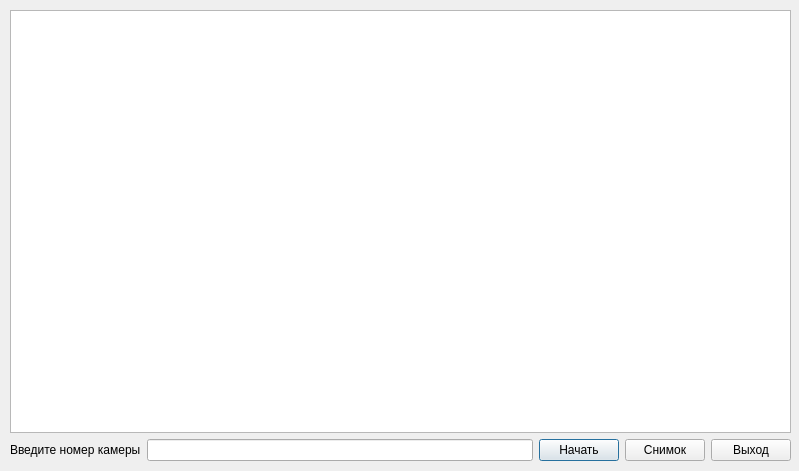
<?xml version="1.0" encoding="UTF-8"?>
<ui version="4.0">
 <class>Camera</class>
 <widget class="QDialog" name="Camera">
  <property name="geometry">
   <rect>
    <x>0</x>
    <y>0</y>
    <width>799</width>
    <height>471</height>
   </rect>
  </property>
  <property name="windowTitle">
   <string>Dialog</string>
  </property>
  <widget class="QWidget" name="gridLayoutWidget">
   <property name="geometry">
    <rect>
     <x>10</x>
     <y>10</y>
     <width>781</width>
     <height>451</height>
    </rect>
   </property>
   <layout class="QGridLayout" name="gridLayout">
    <item row="1" column="0">
     <layout class="QHBoxLayout" name="horizontalLayout_2">
      <item>
       <widget class="QLabel" name="label">
        <property name="text">
         <string>Введите номер камеры</string>
        </property>
       </widget>
      </item>
      <item>
       <widget class="QLineEdit" name="lineEdit"/>
      </item>
      <item>
       <widget class="QPushButton" name="button_Start">
        <property name="text">
         <string>Начать</string>
        </property>
       </widget>
      </item>
      <item>
       <widget class="QPushButton" name="button_Scan">
        <property name="text">
         <string>Снимок</string>
        </property>
       </widget>
      </item>
      <item>
       <widget class="QPushButton" name="button_exit">
        <property name="text">
         <string>Выход</string>
        </property>
       </widget>
      </item>
     </layout>
    </item>
    <item row="0" column="0">
     <widget class="QGraphicsView" name="graphicsView"/>
    </item>
   </layout>
  </widget>
 </widget>
 <resources/>
 <connections/>
</ui>
